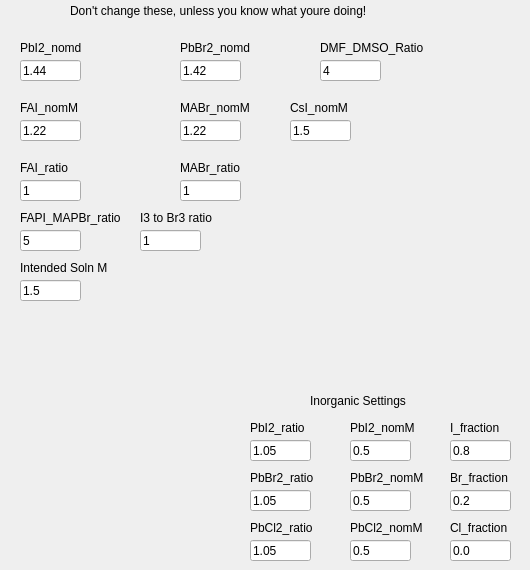
    <widget class="QWidget" name="tab_5">
     <attribute name="title">
      <string>Advanced Settings</string>
     </attribute>
     <widget class="QLineEdit" name="input_PbI2_nomd">
      <property name="geometry">
       <rect>
        <x>20</x>
        <y>60</y>
        <width>61</width>
        <height>21</height>
       </rect>
      </property>
      <property name="text">
       <string>1.44</string>
      </property>
     </widget>
     <widget class="QLineEdit" name="input_PbI2_nomM">
      <property name="geometry">
       <rect>
        <x>350</x>
        <y>440</y>
        <width>61</width>
        <height>21</height>
       </rect>
      </property>
      <property name="text">
       <string>0.5</string>
      </property>
     </widget>
     <widget class="QLineEdit" name="input_FAI_nomM">
      <property name="geometry">
       <rect>
        <x>20</x>
        <y>120</y>
        <width>61</width>
        <height>21</height>
       </rect>
      </property>
      <property name="text">
       <string>1.22</string>
      </property>
     </widget>
     <widget class="QLineEdit" name="input_PbI2_ratio">
      <property name="geometry">
       <rect>
        <x>250</x>
        <y>440</y>
        <width>61</width>
        <height>21</height>
       </rect>
      </property>
      <property name="text">
       <string>1.05</string>
      </property>
     </widget>
     <widget class="QLineEdit" name="input_FAI_ratio">
      <property name="geometry">
       <rect>
        <x>20</x>
        <y>180</y>
        <width>61</width>
        <height>21</height>
       </rect>
      </property>
      <property name="text">
       <string>1</string>
      </property>
     </widget>
     <widget class="QLineEdit" name="input_PbBr2_nomd">
      <property name="geometry">
       <rect>
        <x>180</x>
        <y>60</y>
        <width>61</width>
        <height>21</height>
       </rect>
      </property>
      <property name="text">
       <string>1.42</string>
      </property>
     </widget>
     <widget class="QLineEdit" name="input_MABr_nomM">
      <property name="geometry">
       <rect>
        <x>180</x>
        <y>120</y>
        <width>61</width>
        <height>21</height>
       </rect>
      </property>
      <property name="text">
       <string>1.22</string>
      </property>
     </widget>
     <widget class="QLineEdit" name="input_MABr_ratio">
      <property name="geometry">
       <rect>
        <x>180</x>
        <y>180</y>
        <width>61</width>
        <height>21</height>
       </rect>
      </property>
      <property name="text">
       <string>1</string>
      </property>
     </widget>
     <widget class="QLineEdit" name="input_PbBr2_nomM">
      <property name="geometry">
       <rect>
        <x>350</x>
        <y>490</y>
        <width>61</width>
        <height>21</height>
       </rect>
      </property>
      <property name="text">
       <string>0.5</string>
      </property>
     </widget>
     <widget class="QLineEdit" name="input_PbBr2_ratio">
      <property name="geometry">
       <rect>
        <x>250</x>
        <y>490</y>
        <width>61</width>
        <height>21</height>
       </rect>
      </property>
      <property name="text">
       <string>1.05</string>
      </property>
     </widget>
     <widget class="QLabel" name="label_11">
      <property name="geometry">
       <rect>
        <x>20</x>
        <y>40</y>
        <width>111</width>
        <height>16</height>
       </rect>
      </property>
      <property name="text">
       <string>PbI2_nomd</string>
      </property>
     </widget>
     <widget class="QLabel" name="label_12">
      <property name="geometry">
       <rect>
        <x>350</x>
        <y>420</y>
        <width>81</width>
        <height>16</height>
       </rect>
      </property>
      <property name="text">
       <string>PbI2_nomM</string>
      </property>
     </widget>
     <widget class="QLabel" name="label_13">
      <property name="geometry">
       <rect>
        <x>20</x>
        <y>100</y>
        <width>111</width>
        <height>16</height>
       </rect>
      </property>
      <property name="text">
       <string>FAI_nomM</string>
      </property>
     </widget>
     <widget class="QLabel" name="label_14">
      <property name="geometry">
       <rect>
        <x>250</x>
        <y>420</y>
        <width>71</width>
        <height>16</height>
       </rect>
      </property>
      <property name="text">
       <string>PbI2_ratio</string>
      </property>
     </widget>
     <widget class="QLabel" name="label_31">
      <property name="geometry">
       <rect>
        <x>20</x>
        <y>160</y>
        <width>111</width>
        <height>16</height>
       </rect>
      </property>
      <property name="text">
       <string>FAI_ratio</string>
      </property>
     </widget>
     <widget class="QLabel" name="label_32">
      <property name="geometry">
       <rect>
        <x>250</x>
        <y>470</y>
        <width>81</width>
        <height>16</height>
       </rect>
      </property>
      <property name="text">
       <string>PbBr2_ratio</string>
      </property>
     </widget>
     <widget class="QLabel" name="label_33">
      <property name="geometry">
       <rect>
        <x>180</x>
        <y>100</y>
        <width>111</width>
        <height>16</height>
       </rect>
      </property>
      <property name="text">
       <string>MABr_nomM</string>
      </property>
     </widget>
     <widget class="QLabel" name="label_88">
      <property name="geometry">
       <rect>
        <x>350</x>
        <y>470</y>
        <width>91</width>
        <height>16</height>
       </rect>
      </property>
      <property name="text">
       <string>PbBr2_nomM</string>
      </property>
     </widget>
     <widget class="QLabel" name="label_85">
      <property name="geometry">
       <rect>
        <x>180</x>
        <y>40</y>
        <width>111</width>
        <height>16</height>
       </rect>
      </property>
      <property name="text">
       <string>PbBr2_nomd</string>
      </property>
     </widget>
     <widget class="QLabel" name="label_86">
      <property name="geometry">
       <rect>
        <x>180</x>
        <y>160</y>
        <width>111</width>
        <height>16</height>
       </rect>
      </property>
      <property name="text">
       <string>MABr_ratio</string>
      </property>
     </widget>
     <widget class="QLabel" name="label_87">
      <property name="geometry">
       <rect>
        <x>70</x>
        <y>0</y>
        <width>401</width>
        <height>21</height>
       </rect>
      </property>
      <property name="text">
       <string>Don't change these, unless you know what youre doing!</string>
      </property>
     </widget>
     <widget class="QLabel" name="label_89">
      <property name="geometry">
       <rect>
        <x>20</x>
        <y>210</y>
        <width>111</width>
        <height>16</height>
       </rect>
      </property>
      <property name="text">
       <string>FAPI_MAPBr_ratio</string>
      </property>
     </widget>
     <widget class="QLineEdit" name="input_FAPI_MAPI_ratio">
      <property name="geometry">
       <rect>
        <x>20</x>
        <y>230</y>
        <width>61</width>
        <height>21</height>
       </rect>
      </property>
      <property name="text">
       <string>5</string>
      </property>
     </widget>
     <widget class="QLineEdit" name="input_Final_M">
      <property name="geometry">
       <rect>
        <x>20</x>
        <y>280</y>
        <width>61</width>
        <height>21</height>
       </rect>
      </property>
      <property name="text">
       <string>1.5</string>
      </property>
     </widget>
     <widget class="QLabel" name="label_90">
      <property name="geometry">
       <rect>
        <x>20</x>
        <y>260</y>
        <width>111</width>
        <height>16</height>
       </rect>
      </property>
      <property name="text">
       <string>Intended Soln M</string>
      </property>
     </widget>
     <widget class="QLabel" name="label_91">
      <property name="geometry">
       <rect>
        <x>320</x>
        <y>40</y>
        <width>111</width>
        <height>16</height>
       </rect>
      </property>
      <property name="text">
       <string>DMF_DMSO_Ratio</string>
      </property>
     </widget>
     <widget class="QLineEdit" name="input_solvent_ratio">
      <property name="geometry">
       <rect>
        <x>320</x>
        <y>60</y>
        <width>61</width>
        <height>21</height>
       </rect>
      </property>
      <property name="text">
       <string>4</string>
      </property>
     </widget>
     <widget class="QLabel" name="label_92">
      <property name="geometry">
       <rect>
        <x>140</x>
        <y>210</y>
        <width>111</width>
        <height>16</height>
       </rect>
      </property>
      <property name="text">
       <string>I3 to Br3 ratio</string>
      </property>
     </widget>
     <widget class="QLineEdit" name="input_I_Br_ratio">
      <property name="geometry">
       <rect>
        <x>140</x>
        <y>230</y>
        <width>61</width>
        <height>21</height>
       </rect>
      </property>
      <property name="text">
       <string>1</string>
      </property>
     </widget>
     <widget class="QLabel" name="label_73">
      <property name="geometry">
       <rect>
        <x>290</x>
        <y>100</y>
        <width>111</width>
        <height>16</height>
       </rect>
      </property>
      <property name="text">
       <string>CsI_nomM</string>
      </property>
     </widget>
     <widget class="QLineEdit" name="input_CsI_nomM">
      <property name="geometry">
       <rect>
        <x>290</x>
        <y>120</y>
        <width>61</width>
        <height>21</height>
       </rect>
      </property>
      <property name="text">
       <string>1.5</string>
      </property>
     </widget>
     <widget class="QLineEdit" name="input_PbCl2_nomM">
      <property name="geometry">
       <rect>
        <x>350</x>
        <y>540</y>
        <width>61</width>
        <height>21</height>
       </rect>
      </property>
      <property name="text">
       <string>0.5</string>
      </property>
     </widget>
     <widget class="QLabel" name="label_93">
      <property name="geometry">
       <rect>
        <x>350</x>
        <y>520</y>
        <width>81</width>
        <height>16</height>
       </rect>
      </property>
      <property name="text">
       <string>PbCl2_nomM</string>
      </property>
     </widget>
     <widget class="QLineEdit" name="input_PbCl2_ratio">
      <property name="geometry">
       <rect>
        <x>250</x>
        <y>540</y>
        <width>61</width>
        <height>21</height>
       </rect>
      </property>
      <property name="text">
       <string>1.05</string>
      </property>
     </widget>
     <widget class="QLabel" name="label_80">
      <property name="geometry">
       <rect>
        <x>250</x>
        <y>520</y>
        <width>71</width>
        <height>16</height>
       </rect>
      </property>
      <property name="text">
       <string>PbCl2_ratio</string>
      </property>
     </widget>
     <widget class="QLineEdit" name="input_I_fraction">
      <property name="geometry">
       <rect>
        <x>450</x>
        <y>440</y>
        <width>61</width>
        <height>21</height>
       </rect>
      </property>
      <property name="text">
       <string>0.8</string>
      </property>
     </widget>
     <widget class="QLabel" name="label_94">
      <property name="geometry">
       <rect>
        <x>450</x>
        <y>420</y>
        <width>61</width>
        <height>16</height>
       </rect>
      </property>
      <property name="text">
       <string>I_fraction</string>
      </property>
     </widget>
     <widget class="QLineEdit" name="input_Br_fraction">
      <property name="geometry">
       <rect>
        <x>450</x>
        <y>490</y>
        <width>61</width>
        <height>21</height>
       </rect>
      </property>
      <property name="text">
       <string>0.2</string>
      </property>
     </widget>
     <widget class="QLabel" name="label_95">
      <property name="geometry">
       <rect>
        <x>450</x>
        <y>470</y>
        <width>71</width>
        <height>16</height>
       </rect>
      </property>
      <property name="text">
       <string>Br_fraction</string>
      </property>
     </widget>
     <widget class="QLineEdit" name="input_Cl_fraction">
      <property name="geometry">
       <rect>
        <x>450</x>
        <y>540</y>
        <width>61</width>
        <height>21</height>
       </rect>
      </property>
      <property name="text">
       <string>0.0</string>
      </property>
     </widget>
     <widget class="QLabel" name="label_96">
      <property name="geometry">
       <rect>
        <x>450</x>
        <y>520</y>
        <width>71</width>
        <height>16</height>
       </rect>
      </property>
      <property name="text">
       <string>Cl_fraction</string>
      </property>
     </widget>
     <widget class="QLabel" name="label_99">
      <property name="geometry">
       <rect>
        <x>310</x>
        <y>390</y>
        <width>121</width>
        <height>21</height>
       </rect>
      </property>
      <property name="text">
       <string>Inorganic Settings</string>
      </property>
     </widget>
    </widget>
